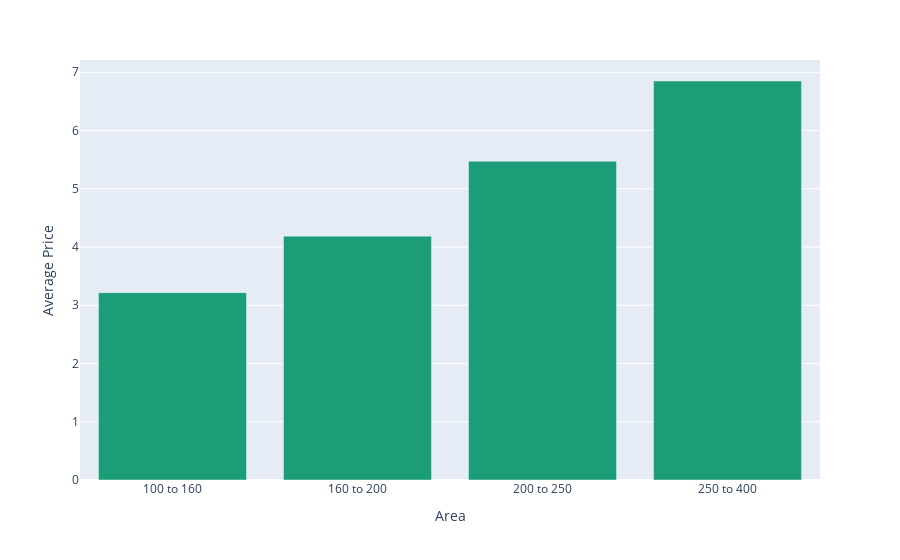

The notebook cell saved with this chart:
### Code cell
px.bar(data_frame=price_area1 , y = "Average Price",color_discrete_sequence=px.colors.qualitative.Dark2 )

### Figure 1 — Plotly figure (JSON) as saved in the notebook; plotly's stock layout.template omitted (floating-point values rounded to 4 significant figures)
{"data": [{"alignmentgroup": "True", "hovertemplate": "Area=%{x}<br>Average Price=%{y}<extra></extra>", "legendgroup": "", "marker": {"color": "rgb(27,158,119)", "pattern": {"shape": ""}}, "name": "", "offsetgroup": "", "orientation": "v", "showlegend": false, "textposition": "auto", "type": "bar", "x": ["100 to 160", "160 to 200", "200 to 250", "250 to 400"], "xaxis": "x", "y": [3.216, 4.187, 5.472, 6.85], "yaxis": "y"}], "layout": {"barmode": "relative", "legend": {"tracegroupgap": 0}, "margin": {"t": 60}, "xaxis": {"anchor": "y", "domain": [0, 1], "title": {"text": "Area"}}, "yaxis": {"anchor": "x", "domain": [0, 1], "title": {"text": "Average Price"}}}}
